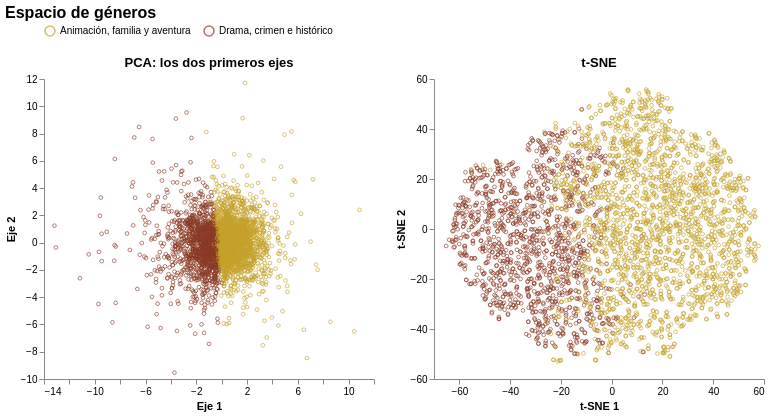

Notebook code for this chart:
### Markdown cell above
## Parte 3 — Mirar los mapas

A la izquierda, los dos primeros ejes de PCA; a la derecha, el mapa de t-SNE. Los colores son los
**grupos de la Entrega 3**, los mismos en los dos paneles. Los botones cambian la perplejidad del
mapa de t-SNE; clic en la leyenda para resaltar un grupo.

### Code cell
def comparar(espacio, colores):
    v = espacios[espacio]
    pca = pd.DataFrame({"x": v["Z"][:, 0], "y": v["Z"][:, 1], "grupo": v["nombre"]})
    tsne = mapas[mapas["espacio"] == espacio]
    escala = alt.Scale(domain=sorted(pca["grupo"].unique()), range=colores)
    grupo = alt.selection_point(fields=["grupo"], bind="legend")
    perp = alt.param(name="perp", value=30, bind=alt.binding_radio(options=PERPLEJIDADES, name="Perplejidad "))

    def nube(datos, titulo, ex, ey):
        return alt.Chart(datos).mark_point(filled=False, size=14, strokeWidth=0.9).encode(
            x=alt.X("x:Q", title=ex, axis=alt.Axis(grid=False)),
            y=alt.Y("y:Q", title=ey, axis=alt.Axis(grid=False)),
            color=alt.Color("grupo:N", scale=escala, title=None, legend=alt.Legend(orient="top")),
            opacity=alt.condition(grupo, alt.value(0.7), alt.value(0.04)),
        ).properties(width=330, height=300, title=titulo)

    izq = nube(pca, "PCA: los dos primeros ejes", "Eje 1", "Eje 2")
    der = nube(tsne, "t-SNE", "t-SNE 1", "t-SNE 2").transform_filter("datum.perplejidad == perp").add_params(perp)
    return (izq | der).add_params(grupo).properties(title=alt.Title(
        f"Espacio de {espacio.lower()}", anchor="start", fontSize=16)).configure_view(stroke=None)


comparar("Géneros", [CHARTREUSE, QUEMADO])

### Figure 1 — Vega-Lite specification as saved in the notebook (floating-point values rounded to 4 significant figures; data arrays with more than 128 entries replaced by an {"elided": "..."} marker saying what was removed)
{"config": {"view": {"continuousWidth": 300, "continuousHeight": 300, "stroke": null}}, "hconcat": [{"data": {"name": "data-16c918ec595546575ecfae2ae474ec9e"}, "mark": {"type": "point", "filled": false, "size": 14, "strokeWidth": 0.9}, "encoding": {"color": {"field": "grupo", "legend": {"orient": "top"}, "scale": {"domain": ["Animación, familia y aventura", "Drama, crimen e histórico"], "range": ["#c4a22c", "#8b3a26"]}, "title": null, "type": "nominal"}, "opacity": {"condition": {"param": "param_79e9346c27b00705", "value": 0.7}, "value": 0.04}, "x": {"axis": {"grid": false}, "field": "x", "title": "Eje 1", "type": "quantitative"}, "y": {"axis": {"grid": false}, "field": "y", "title": "Eje 2", "type": "quantitative"}}, "height": 300, "name": "view_49a443dbbc5702d8_0", "title": "PCA: los dos primeros ejes", "width": 330}, {"data": {"name": "data-ac00a798dcf82e00d923d114b470c57e"}, "mark": {"type": "point", "filled": false, "size": 14, "strokeWidth": 0.9}, "encoding": {"color": {"field": "grupo", "legend": {"orient": "top"}, "scale": {"domain": ["Animación, familia y aventura", "Drama, crimen e histórico"], "range": ["#c4a22c", "#8b3a26"]}, "title": null, "type": "nominal"}, "opacity": {"condition": {"param": "param_79e9346c27b00705", "value": 0.7}, "value": 0.04}, "x": {"axis": {"grid": false}, "field": "x", "title": "t-SNE 1", "type": "quantitative"}, "y": {"axis": {"grid": false}, "field": "y", "title": "t-SNE 2", "type": "quantitative"}}, "height": 300, "name": "view_1acafd0f1c2b2c25_1", "title": "t-SNE", "transform": [{"filter": "datum.perplejidad == perp"}], "width": 330}], "params": [{"name": "perp", "bind": {"input": "radio", "options": [15, 30, 50], "name": "Perplejidad "}, "value": 30}, {"name": "param_79e9346c27b00705", "select": {"type": "point", "fields": ["grupo"]}, "bind": "legend", "views": ["view_49a443dbbc5702d8_0", "view_1acafd0f1c2b2c25_1"]}], "title": {"text": "Espacio de géneros", "anchor": "start", "fontSize": 16}, "$schema": "https://vega.github.io/schema/vega-lite/v6.4.1.json", "datasets": {"data-16c918ec595546575ecfae2ae474ec9e": {"elided": "3503 records"}, "data-ac00a798dcf82e00d923d114b470c57e": {"elided": "10509 records"}}}
